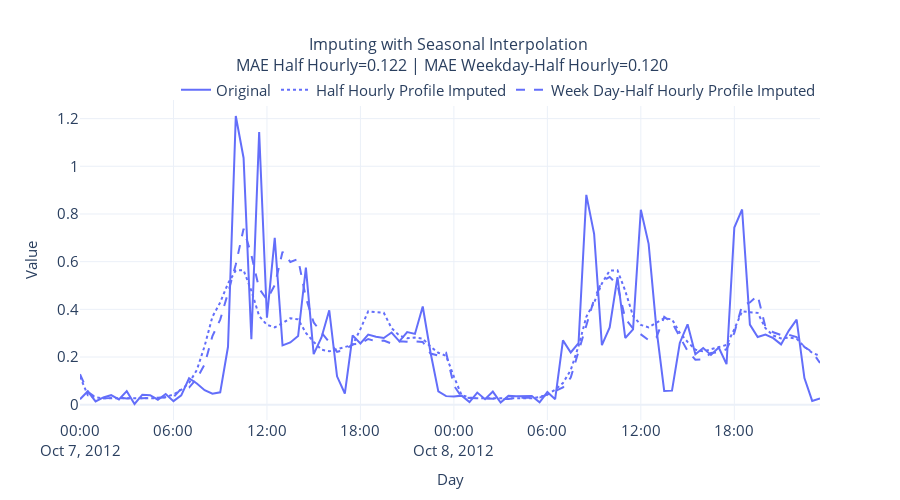

Notebook code for this chart:
### Code cell
plot_df = pd.melt(ts_df.loc[window,['energy_consumption', "seas_interp_half_hour_imputed", 'seas_interp_weekday_half_hour_imputed']].reset_index(), id_vars='timestamp', var_name="series")
fig = px.line(plot_df, x="timestamp", y=["value"], line_dash="series", title=f"Imputing with Seasonal Interpolation <br> MAE Half Hourly={mae_half_hour:.3f} | MAE Weekday-Half Hourly={mae_weekday_half_hour:.3f}")
fig = format_plot(fig, ['Original', 'Half Hourly Profile Imputed', 'Week Day-Half Hourly Profile Imputed'], title_font_size=16)
fig.write_image("imgs/chapter_2/seasonal_interpolation_imputation.png")
fig
